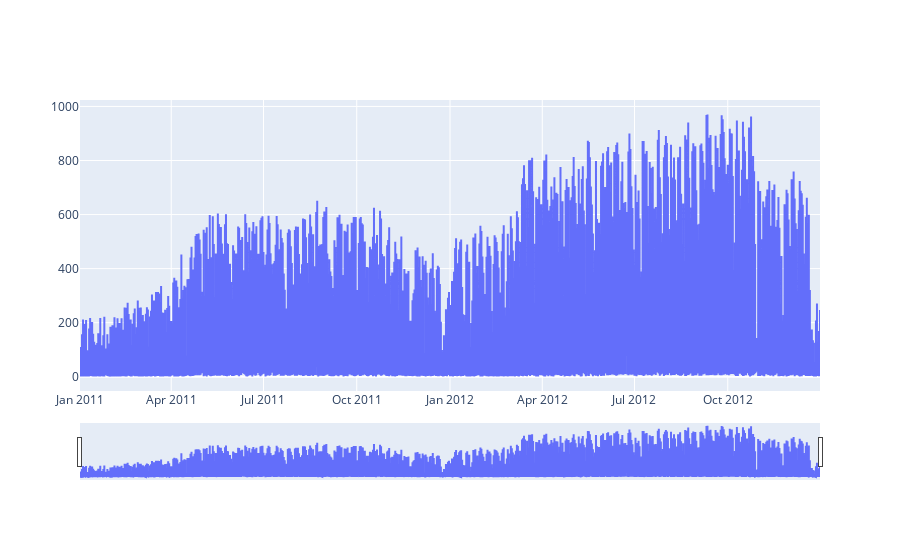

The notebook cell this image was saved under:
### Markdown cell above
From graph above, we could assumed that season being the most affecting feature because the trend goes up on spring (March, April and May), Summer (June, July and August) even Autumn (September, October and November) but goes down significantly on Winter (December, January and February).

### Code cell
import plotly.graph_objects as go
fig=go.Figure([go.Scatter(name='true',x=df['dteday'],y=df['cnt'])])
fig.update_xaxes(rangeslider_visible=True)
fig.show()

### Figure 1 — Plotly figure (JSON) as saved in the notebook; plotly's stock layout.template omitted (floating-point values rounded to 4 significant figures; data arrays with more than 128 entries replaced by an {"elided": "..."} marker saying what was removed)
{"data": [{"name": "true", "type": "scatter", "x": {"elided": "12165 str values"}, "y": {"elided": "12165 int values"}}], "layout": {"xaxis": {"rangeslider": {"visible": true}}}}
